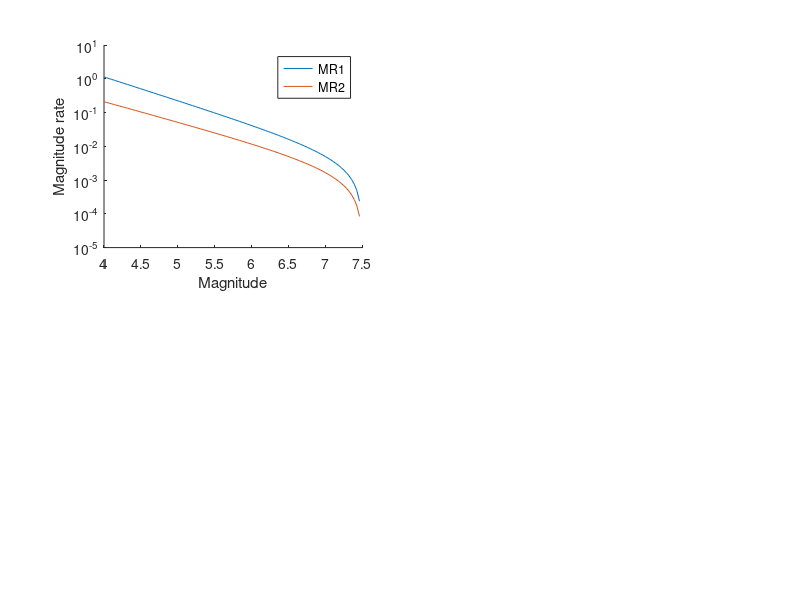

Here is the MATLAB script that generated this plot: (Note: this script raises an error after producing the figure.)
%%
clearvars
close all
clc
subplot(2,2,1);
b     = 0.7;
Mmin  = 4.0;
Mmax  = 7.5;
beta  = log(10)*b;
M     = 7;
rateM = 1/200;
ccdf  = (1-exp(-beta*(M-Mmin)))/(1-exp(-beta*(Mmax - Mmin)));
NMmin = rateM/(1-ccdf);
m     = linspace(4,7.5,100);
ccdf  = (1-exp(-beta*(m-Mmin)))/(1-exp(-beta*(Mmax - Mmin)));
rate  = NMmin*(1-ccdf);
plot(m,rate)

b     = 0.6;
Mmin  = 4.0;
Mmax  = 7.5;
beta  = log(10)*b;
M     = 7;
rateM = 1/600;
ccdf  = (1-exp(-beta*(M-Mmin)))/(1-exp(-beta*(Mmax - Mmin)));
NMmin = rateM/(1-ccdf);
m     = linspace(4,7.5,100);
ccdf  = (1-exp(-beta*(m-Mmin)))/(1-exp(-beta*(Mmax - Mmin)));
rate  = NMmin*(1-ccdf);
hold on
plot(m,rate)

box off
set(gca,'yscale','log')
xlabel('Magnitude')
ylabel('Magnitude rate')
L=legend('MR1','MR2');
L.Box='off';
L.Title.String='Scenario';
set(gca,'ytick',10.^[-4:1:0]);
text(3,1,'(a)')

%%
clearvars

PGA=[0.0001	1.13179686041641
0.000162377673918872	1.12658353576847
0.000263665089873036	1.11186467667408
0.00042813323987194	1.07902177815132
0.000695192796177561	1.01966774908331
0.00112883789168469	0.930172529421189
0.00183298071083244	0.813784193165062
0.00297635144163132	0.67918076770755
0.00483293023857175	0.537871566725832
0.00784759970351461	0.401874231976974
0.0127427498570313	0.2816412246929
0.0206913808111479	0.184188285672949
0.0335981828628378	0.111661333434057
0.0545559478116852	0.0619601618134373
0.0885866790410082	0.0309236580013209
0.143844988828766	0.0135801981206273
0.233572146909012	0.00497988474937453
0.379269019073225	0.00137023493445262
0.615848211066026	0.000248869874658036
1	2.6937785966433e-05];

SA1=[1e-05	1.13358060709645
1.83298071083244e-05	1.13355606775453
3.35981828628378e-05	1.1332021816743
6.15848211066027e-05	1.13026571582175
0.000112883789168469	1.11572289240589
0.000206913808111479	1.07058167077862
0.000379269019073225	0.976707610059546
0.000695192796177561	0.83438502732228
0.00127427498570313	0.663760705188086
0.00233572146909012	0.493354320623778
0.0042813323987194	0.347026382518768
0.00784759970351461	0.234706255733197
0.0143844988828766	0.152822859533158
0.0263665089873036	0.0938309233445875
0.0483293023857175	0.0525653171420983
0.0885866790410082	0.0257876740385061
0.162377673918872	0.0105652011143121
0.297635144163132	0.0033717528363812
0.545559478116851	0.000754904158295063
1	0.000106198902756559];

CAVdp=[0.1	1.13358114343517
0.172043377848618	1.13357371264488
0.295989238615622	1.13348484699952
0.50922988418272	1.13275947558487
0.876096293762555	1.12867051298897
1.50726565699565	1.11249975892526
2.59315074944747	1.06667771168445
4.46134414205616	0.971065130235327
7.67544715944484	0.819288068146106
13.2050985580947	0.629696315225052
22.7184976075852	0.437748615923898
39.0856706805469	0.276384214333184
67.2443080935996	0.160857567479894
115.68937905516	0.087965639738746
199.035915538588	0.0456993019283195
342.428112224509	0.0223687372587216
589.124890974299	0.00999684361538954
1013.55036217917	0.00387673205919277
1743.74627928994	0.00122798171468802
3000	0.000299806056552608];

CAV=[
0.01	1.13358158015704
0.0158214613571711	1.13358158015691
0.0250318639476458	1.13358158014142
0.0396040668145641	1.13358157905968
0.0626594212693448	1.13358153215639
0.0991363612275642	1.13358026015223
0.156848210825246	1.13355846249646
0.248156790651305	1.13331932624044
0.392620307380922	1.13161134184485
0.621182702126789	1.12349379450673
0.98280181174421	1.09706014854306
1.55493608862687	1.03573315699981
2.46013612390808	0.929272452367649
3.89229486177924	0.783394977427577
6.15817927463558	0.617789170250028
9.74313954241786	0.456482721048279
15.415070576789	0.318237346961229
24.3888943448732	0.210586532834377
38.5867949421539	0.132223728584995
61.0499485074372	0.0786404822209922
96.5899401167702	0.0444042077227249
152.819400504895	0.0238262118089354
241.782623971424	0.0118545295733458
382.535444199932	0.00508792048967636
605.226974815749	0.00167479699535302
957.557519436493	0.000368942654370674
1514.99592910331	4.77571912364422e-05
2396.94495485795	3.272440355595e-06
3792.31719785512	1.1059110716428e-07
6000	1.76509654266392e-09];




ax(1)=subplot(2,2,2);
hold on
plot(PGA(:,1),PGA(:,2))
plot(SA1(:,1),SA1(:,2))
set(gca,'xscale','log','yscale','log','xtick',10.^[-3:1:0],'xlim',[1e-3 1],'ylim',[1e-5 1e1],'fontsize',9)
L=legend('PGA','SA1');L.Box='off';
xlabel('PGA, SA1 (g)')
ylabel('MRE')
text(2e-4,10,'(b)')

ax(2)=subplot(2,2,3);
hold on
plot(CAVdp(:,1)/980.66,CAVdp(:,2)); %CAV   500 m/s
plot(CAV  (:,1)/980.66,CAV  (:,2)); %CAVdp 760 m/s
set(gca,'xscale','log','yscale','log','xtick',10.^[-3:1:0],'xlim',[1e-3 4],'ylim',[1e-5 1e1],'fontsize',9)
L=legend('CAVdp','CAV');L.Box='off';
xlabel('CAVdp,CAV (g\cdots)')
ylabel('MRE')
text(2e-4,10,'(c)')

set(gcf,'position',[   403   122   642   544])
